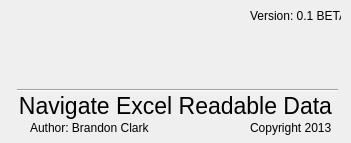
<?xml version="1.0" encoding="UTF-8"?>
<ui version="4.0">
 <class>AboutWindow</class>
 <widget class="QDialog" name="AboutWindow">
  <property name="geometry">
   <rect>
    <x>0</x>
    <y>0</y>
    <width>351</width>
    <height>143</height>
   </rect>
  </property>
  <property name="sizePolicy">
   <sizepolicy hsizetype="Fixed" vsizetype="Fixed">
    <horstretch>0</horstretch>
    <verstretch>0</verstretch>
   </sizepolicy>
  </property>
  <property name="minimumSize">
   <size>
    <width>351</width>
    <height>143</height>
   </size>
  </property>
  <property name="maximumSize">
   <size>
    <width>351</width>
    <height>143</height>
   </size>
  </property>
  <property name="windowTitle">
   <string>Dialog</string>
  </property>
  <widget class="QLabel" name="label">
   <property name="geometry">
    <rect>
     <x>10</x>
     <y>10</y>
     <width>331</width>
     <height>71</height>
    </rect>
   </property>
   <property name="text">
    <string/>
   </property>
   <property name="pixmap">
    <pixmap resource="res.qrc">:/img/cci-horizontal-black-large.png</pixmap>
   </property>
  </widget>
  <widget class="Line" name="line">
   <property name="geometry">
    <rect>
     <x>17</x>
     <y>80</y>
     <width>321</width>
     <height>20</height>
    </rect>
   </property>
   <property name="orientation">
    <enum>Qt::Horizontal</enum>
   </property>
  </widget>
  <widget class="QLabel" name="label_2">
   <property name="geometry">
    <rect>
     <x>30</x>
     <y>120</y>
     <width>121</width>
     <height>16</height>
    </rect>
   </property>
   <property name="text">
    <string>Author:  Brandon Clark</string>
   </property>
   <property name="textFormat">
    <enum>Qt::RichText</enum>
   </property>
  </widget>
  <widget class="QLabel" name="label_3">
   <property name="geometry">
    <rect>
     <x>10</x>
     <y>90</y>
     <width>331</width>
     <height>31</height>
    </rect>
   </property>
   <property name="font">
    <font>
     <pointsize>17</pointsize>
    </font>
   </property>
   <property name="text">
    <string>Navigate Excel Readable Data</string>
   </property>
   <property name="alignment">
    <set>Qt::AlignCenter</set>
   </property>
  </widget>
  <widget class="QLabel" name="label_4">
   <property name="geometry">
    <rect>
     <x>250</x>
     <y>0</y>
     <width>91</width>
     <height>31</height>
    </rect>
   </property>
   <property name="text">
    <string>Version: 0.1 BETA</string>
   </property>
  </widget>
  <widget class="QLabel" name="label_5">
   <property name="geometry">
    <rect>
     <x>250</x>
     <y>120</y>
     <width>91</width>
     <height>16</height>
    </rect>
   </property>
   <property name="text">
    <string>Copyright 2013 </string>
   </property>
  </widget>
 </widget>
 <resources>
  <include location="res.qrc"/>
 </resources>
 <connections/>
</ui>
